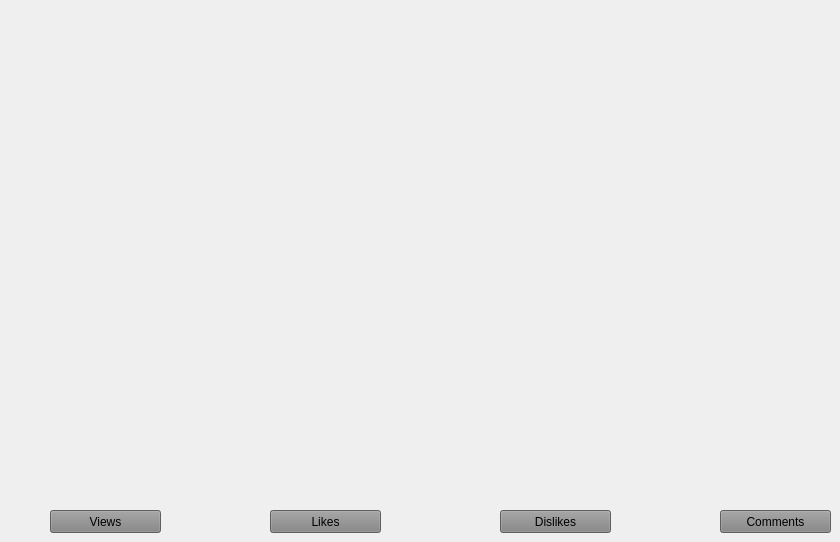
        <widget class="QWidget" name="countries_us_page">
         <widget class="QPushButton" name="countries_us_views">
          <property name="geometry">
           <rect>
            <x>50</x>
            <y>510</y>
            <width>111</width>
            <height>23</height>
           </rect>
          </property>
          <property name="styleSheet">
           <string notr="true">background-color: rgb(131, 131, 131);</string>
          </property>
          <property name="text">
           <string>Views</string>
          </property>
         </widget>
         <widget class="QPushButton" name="countries_us_likes">
          <property name="geometry">
           <rect>
            <x>270</x>
            <y>510</y>
            <width>111</width>
            <height>23</height>
           </rect>
          </property>
          <property name="styleSheet">
           <string notr="true">background-color: rgb(131, 131, 131);</string>
          </property>
          <property name="text">
           <string>Likes</string>
          </property>
         </widget>
         <widget class="QPushButton" name="countries_us_dislikes">
          <property name="geometry">
           <rect>
            <x>500</x>
            <y>510</y>
            <width>111</width>
            <height>23</height>
           </rect>
          </property>
          <property name="styleSheet">
           <string notr="true">background-color: rgb(131, 131, 131);</string>
          </property>
          <property name="text">
           <string>Dislikes</string>
          </property>
         </widget>
         <widget class="QPushButton" name="countries_us_comments">
          <property name="geometry">
           <rect>
            <x>720</x>
            <y>510</y>
            <width>111</width>
            <height>23</height>
           </rect>
          </property>
          <property name="styleSheet">
           <string notr="true">background-color: rgb(131, 131, 131);</string>
          </property>
          <property name="text">
           <string>Comments</string>
          </property>
         </widget>
        </widget>
